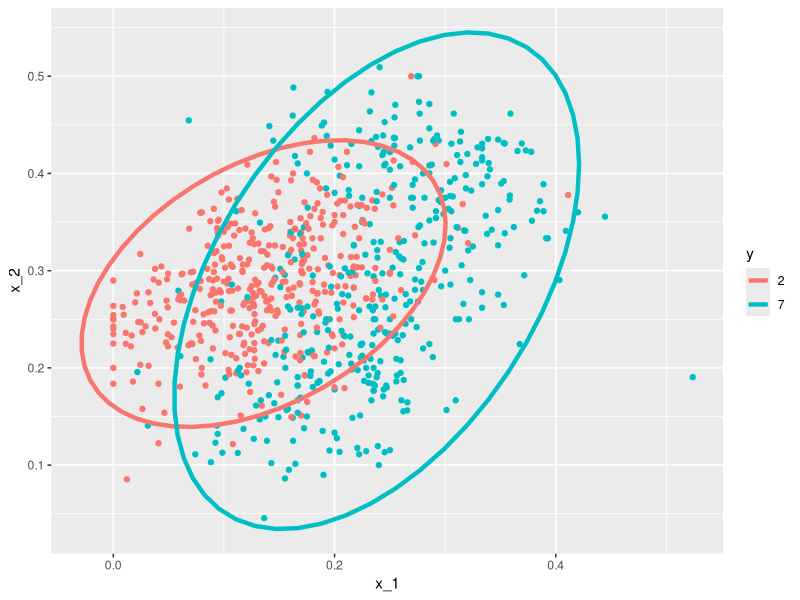
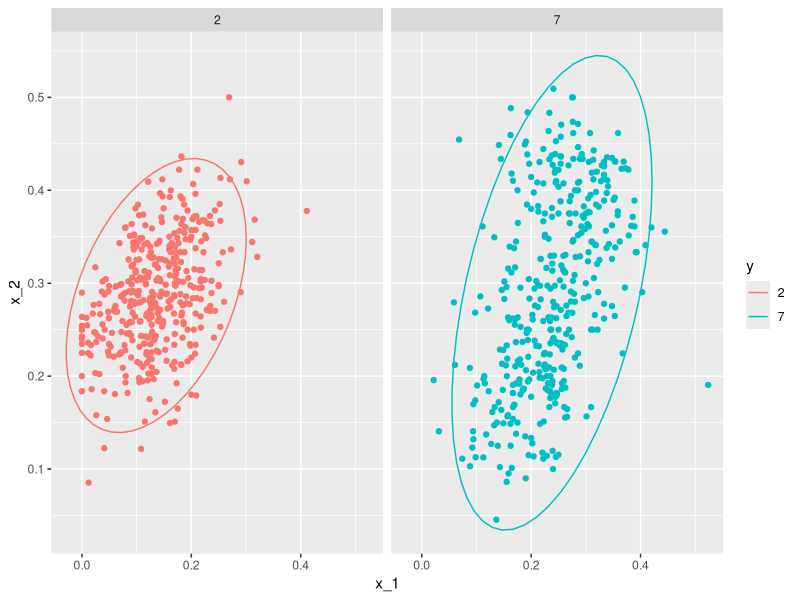
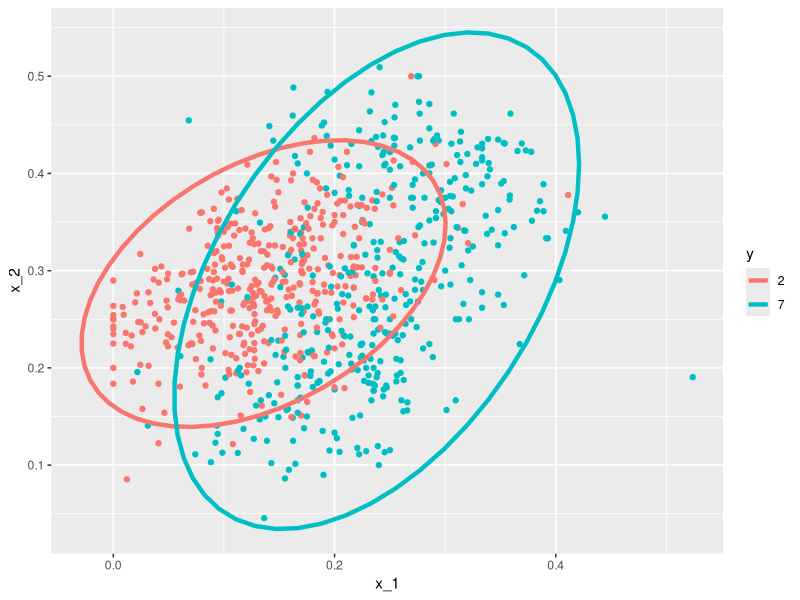

R code for these plots, in order:
#S04_C24_QDA_LDA
#Quadrantic discriminate analisis, Lineal Discriminate Analisis

library(tidyverse)
library(dslabs)
library(caret)

#El análisis discriminatorio cuadrático, o QDA, es una versión de Naive Bayes en la que suponemos que las probabilidades condicionales para los predictores son multivariadas normales.

#Entonces, el ejemplo simple que describimos en nuestro tema Naive Bayes fue en realidad QDA.

#En este tema, veremos un ejemplo un poco más complicado en el que tenemos dos predictores.

#Son los dos o siete ejemplos que hemos visto anteriormente.

#Podemos cargarlo con este código.

data("mnist_27")

#En este caso, tenemos dos predictores.

#Por lo tanto, suponemos que su distribución condicional es bivariada normal.

#Esto implica que necesitamos estimar dos promedios, dos desviaciones estándar y una correlación para cada caso, los sietes y los dos.

#Una vez que tengamos estos, podemos aproximar las distribuciones condicionales.

#Podemos estimar fácilmente estos parámetros a partir de los datos utilizando este código simple.

params <- mnist_27$train %>% 
  group_by(y) %>% 
  summarize(avg_1 = mean(x_1), avg_2 = mean(x_2), sd_1 = sd(x_1), sd_2 = sd(x_2), r = cor(x_1, x_2))

params

#También podemos demostrar visualmente el enfoque.

#Trazamos los datos y usamos gráficos de contorno para dar una idea de cómo son las dos densidades normales estimadas.

mnist_27$train %>% mutate(y = factor(y)) %>%
  ggplot(aes(x_1, x_2, fill = y, color = y)) +
  geom_point(show.legend = FALSE) +
  stat_ellipse(type="norm", lwd = 1.5)


#Mostramos una curva que representa una región que incluye el 95% de los puntos.

#Una vez que haya estimado estas dos distribuciones, esto define una estimación de la probabilidad condicional de y igual a 1, dados x1 y x2.

#Podemos usar el paquete caret para ajustar el modelo y obtener predictores.

#El código es bastante simple y se ve así.

train_qda <- train(y ~ . , method = "qda", data = mnist_27$train)

#Vemos que obtenemos una precisión relativamente buena de 0,82.

y_hat <- predict(train_qda, mnist_27$test)

confusionMatrix(data = y_hat, reference = mnist_27$test$y)$overall["Accuracy"]


#La probabilidad condicional estimada se ve relativamente similar a la distribución real, como podemos ver aquí, aunque el ajuste no es tan bueno como el que obtuvimos con los suavizadores de núcleo que filmamos en un video anterior, y hay una razón para esto.

#La razón es que podemos mostrar matemáticamente que el límite debe ser una función cuadrática de la forma x2 = a a=x1 al cuadrado + bx + c.

#Una razón por la que QDA no funciona tan bien como el método del núcleo es quizás porque las suposiciones de normalidad no se mantienen.

#Aunque para los dos la aproximación normal bivariada parece razonable, para los siete parece estar apagada.

#Observe la ligera curvatura.

mnist_27$train %>% mutate(y = factor(y)) %>%
  ggplot(aes(x_1, x_2, fill = y, color = y)) +
  geom_point(show.legend = FALSE) +
  stat_ellipse(type="norm") +
  facet_wrap(~y)

#Aunque QDA funciona bien aquí, se vuelve más difícil de usar a medida que aumenta el número de predictores.

#Aquí tenemos dos predictores y tenemos que calcular cuatro medias, cuatro desviaciones estándar y dos correlaciones.

#¿Cuántos parámetros tendríamos que estimar si, en lugar de dos predictores, tuvieramos 10?

  
#El principal problema proviene de la estimación de correlaciones para 10 predictores.

#Con 10, tenemos 45 correlaciones para cada clase.

#En general, esta fórmula nos dice cuántos parámetros tenemos que estimar, y se hace grande bastante rápido.

#Una vez que el número de parámetros se acerca al tamaño de nuestros datos, el método deja de ser práctico debido al sobreajuste.

#Una solución relativamente simple al problema de tener demasiados parámetros es asumir que la estructura de correlación es la misma para todas las clases.

#Esto reduce la cantidad de parámetros que necesitamos estimar.

#En el ejemplo que hemos estado examinando, podríamos calcular solo un par de desviaciones estándar y una correlación.

#Entonces los parámetros se verían así.

#Puede usar este código para estimarlo.

params <- mnist_27$train %>% 
  group_by(y) %>%
  summarize(avg_1 = mean(x_1), avg_2 = mean(x_2), 
            sd_1 = sd(x_1), sd_2 = sd(x_2), r = cor(x_1, x_2))

params <- params %>% mutate(sd_1 = mean(sd_1), sd_2 = mean(sd_2), r = mean(r))

params

#Ahora las distribuciones condicionales se ven así.


mnist_27$train %>% mutate(y = factor(y)) %>%
  ggplot(aes(x_1, x_2, fill = y, color = y)) +
  geom_point(show.legend = FALSE) +
  stat_ellipse(type="norm", lwd = 1.5)


#Observe cómo el tamaño de las elipses, así como los ángulos, son los mismos.

#Esto se debe a que tienen la misma desviación estándar y correlaciones.

#Esa es la suposición.

#Cuando forzamos esta suposición, podemos mostrar matemáticamente que el límite está alineado, al igual que con la regresión logística.

#Por esta razón, llamamos al método análisis discriminante lineal.

#Aquí está la estimación de la probabilidad condicional que obtenemos al usar LDA.

train_lda <- train(y ~., method = "lda", data = mnist_27$train)
y_hat <- predict(train_lda, mnist_27$test)
confusionMatrix(data = y_hat, reference = mnist_27$test$y)$overall["Accuracy"]


#En este caso, la falta de flexibilidad no nos permite obtener una buena estimación, y podemos ver que nuestra precisión es bastante baja.
